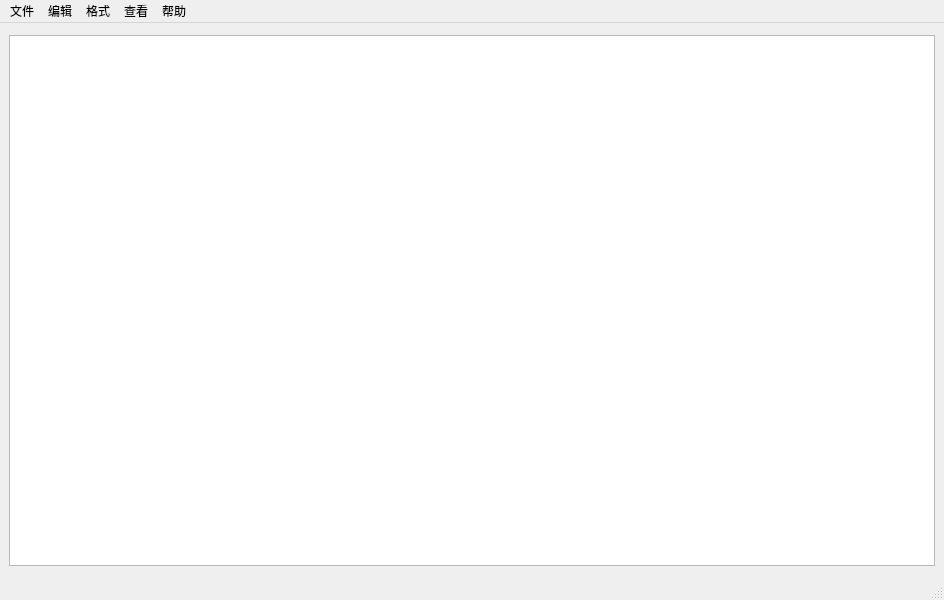
<?xml version="1.0" encoding="UTF-8"?>
<ui version="4.0">
 <class>MainWindow</class>
 <widget class="QMainWindow" name="MainWindow">
  <property name="geometry">
   <rect>
    <x>0</x>
    <y>0</y>
    <width>944</width>
    <height>600</height>
   </rect>
  </property>
  <property name="windowTitle">
   <string>MainWindow</string>
  </property>
  <widget class="QWidget" name="centralwidget">
   <layout class="QHBoxLayout" name="horizontalLayout">
    <item>
     <widget class="QTextEdit" name="XixiTextEdit">
      <property name="maximumSize">
       <size>
        <width>941</width>
        <height>531</height>
       </size>
      </property>
     </widget>
    </item>
   </layout>
  </widget>
  <widget class="QMenuBar" name="XixiMenubar">
   <property name="geometry">
    <rect>
     <x>0</x>
     <y>0</y>
     <width>944</width>
     <height>33</height>
    </rect>
   </property>
   <widget class="QMenu" name="XixiFileMenu">
    <property name="title">
     <string>文件</string>
    </property>
    <addaction name="XixiNewFile"/>
    <addaction name="XixiOpenFile"/>
    <addaction name="XixiSaveFile"/>
    <addaction name="XixiSaveAsFile"/>
    <addaction name="separator"/>
    <addaction name="XixiExit"/>
   </widget>
   <widget class="QMenu" name="XixiEditMenu">
    <property name="title">
     <string>编辑</string>
    </property>
    <addaction name="XixiUndo"/>
    <addaction name="separator"/>
    <addaction name="XixiCut"/>
    <addaction name="XixiCopy"/>
    <addaction name="XixiPaste"/>
    <addaction name="separator"/>
    <addaction name="XixiSeleAll"/>
   </widget>
   <widget class="QMenu" name="XixiFormat">
    <property name="title">
     <string>格式</string>
    </property>
    <addaction name="XixiAutoLine"/>
    <addaction name="XixiFont"/>
   </widget>
   <widget class="QMenu" name="XixiView">
    <property name="title">
     <string>查看</string>
    </property>
    <addaction name="XixiStatusBar"/>
   </widget>
   <widget class="QMenu" name="XixiHelp">
    <property name="title">
     <string>帮助</string>
    </property>
    <addaction name="XixiLookHelp"/>
    <addaction name="separator"/>
    <addaction name="XixiAbout"/>
   </widget>
   <addaction name="XixiFileMenu"/>
   <addaction name="XixiEditMenu"/>
   <addaction name="XixiFormat"/>
   <addaction name="XixiView"/>
   <addaction name="XixiHelp"/>
  </widget>
  <widget class="QStatusBar" name="statusbar"/>
  <action name="XixiNewFile">
   <property name="text">
    <string>NewFile</string>
   </property>
   <property name="shortcut">
    <string>Ctrl+N</string>
   </property>
  </action>
  <action name="XixiOpenFile">
   <property name="text">
    <string>OpenFile</string>
   </property>
   <property name="shortcut">
    <string>Ctrl+O</string>
   </property>
  </action>
  <action name="XixiSaveFile">
   <property name="text">
    <string>SaveFile</string>
   </property>
   <property name="shortcut">
    <string>Ctrl+S</string>
   </property>
  </action>
  <action name="XixiSaveAsFile">
   <property name="text">
    <string>SaveAsFile</string>
   </property>
   <property name="shortcut">
    <string>Ctrl+Shift+S</string>
   </property>
  </action>
  <action name="XixiExit">
   <property name="text">
    <string>Quit</string>
   </property>
   <property name="shortcut">
    <string>Q</string>
   </property>
  </action>
  <action name="XixiUndo">
   <property name="text">
    <string>Undo</string>
   </property>
   <property name="shortcut">
    <string>Ctrl+Z</string>
   </property>
  </action>
  <action name="XixiCut">
   <property name="text">
    <string>Cut</string>
   </property>
   <property name="shortcut">
    <string>Ctrl+X</string>
   </property>
  </action>
  <action name="XixiCopy">
   <property name="text">
    <string>Copy</string>
   </property>
   <property name="shortcut">
    <string>Ctrl+C</string>
   </property>
  </action>
  <action name="XixiPaste">
   <property name="text">
    <string>Paste</string>
   </property>
   <property name="shortcut">
    <string>Ctrl+V</string>
   </property>
  </action>
  <action name="XixiSeleAll">
   <property name="text">
    <string>SelectAll</string>
   </property>
   <property name="shortcut">
    <string>Ctrl+A</string>
   </property>
  </action>
  <action name="XixiAutoLine">
   <property name="text">
    <string>自动换行</string>
   </property>
  </action>
  <action name="XixiFont">
   <property name="text">
    <string>字体</string>
   </property>
  </action>
  <action name="XixiStatusBar">
   <property name="text">
    <string>状态栏</string>
   </property>
  </action>
  <action name="XixiLookHelp">
   <property name="text">
    <string>查看帮助</string>
   </property>
  </action>
  <action name="action_5">
   <property name="text">
    <string>关于记事本</string>
   </property>
  </action>
  <action name="XixiAbout">
   <property name="text">
    <string>关于记事本</string>
   </property>
  </action>
 </widget>
 <resources/>
 <connections/>
</ui>
